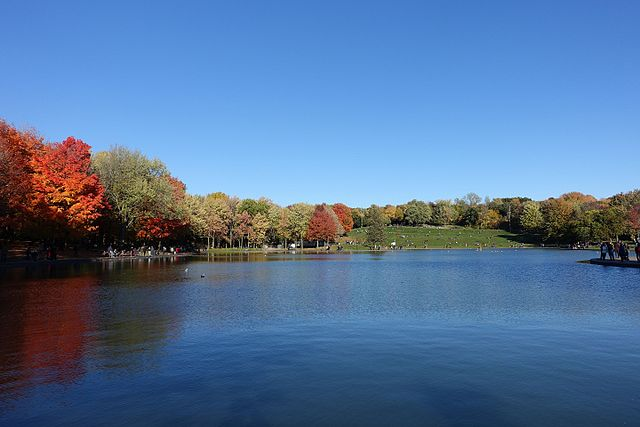
#> input picture Assignment_1/Solution_Assignment1/Image Files/Problem-5/Beaver_Lake_Montreal.jpg, 640 x 427 px, found by its file name
$ python M22MA003_Q9.py
#> lines starting #> are read from the running program, lines starting #| are printed output that depends on the picture
# -*- coding: utf-8 -*-
"""M22MA003_Q9.ipynb

Automatically generated by Colaboratory.

Original file is located at
    https://colab.research.google.com/drive/1kwc5S82hxjF3JlNz_vMFGNnjwckKTyOF
"""

import matplotlib.pyplot as plt
import cv2
import numpy as np
from pylab import rcParams
from IPython.display import Image
rcParams['figure.figsize'] =7,9
from google.colab.patches import cv2_imshow

# img = cv2.imread('Beaver_Lake_Montreal.jpg', cv2.IMREAD_GRAYSCALE)
# assert img is not None, "file could not be read, check with os.path.exists()"
# hist = cv2.calcHist([img],[0],None,[256],[0,256])
img = cv2.imread('/content/Beaver_Lake_Montreal.jpg',1)
#> img is the input picture: shape (427, 640, 3); mean B, G, R 153.7, 115.7, 84.8
histogram, bin_edges = np.histogram(img, bins=10, range=(0, 255))
#> histogram = [54413, 77749, 102231, 136603, 107057, 104060, 79895, 33757, 64413, 59662]; bin_edges = [0, 25.5, 51, 76.5, 102, 127.5, 153, 178.5, 204, 229.5, 255]
print(f"BinEdges are {bin_edges}")
#| BinEdges are [  0.   25.5  51.   76.5 102.  127.5 153.  178.5 204.  229.5 255. ]
plt.figure()
#> (this line was passed over: IPython is not available in this run)
plt.title("Grayscale Histogram")
#> (this line was passed over: IPython is not available in this run)
plt.xlabel("grayscale value")
#> (this line was passed over: IPython is not available in this run)
plt.ylabel("pixel count")
#> (this line was passed over: IPython is not available in this run)
plt.xlim([0.0, 255.0])  # <- named arguments do not work here
#> (this line was passed over: IPython is not available in this run)

plt.plot(bin_edges[0:-1], histogram)
#> (this line was passed over: IPython is not available in this run)
# plt.imshow(cv2.cvtColor(img, cv2.COLOR_BGR2RGB))

color = ('b','g','r')
# [6 lines of commented-out code are left out]
img = cv2.imread('/content/Beaver_Lake_Montreal.jpg',0)
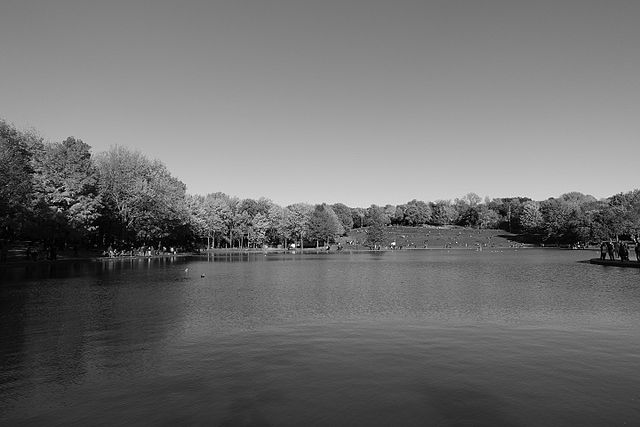
#> img: shape (427, 640); min 0, max 255, mean 110.8
img_2 = cv2.equalizeHist(img)
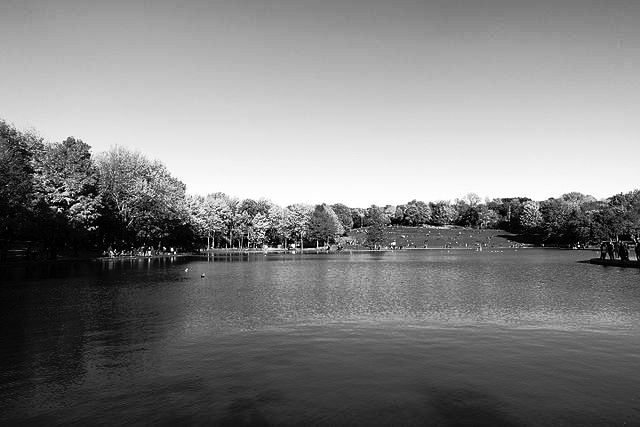
#> img_2: shape (427, 640); min 0, max 255, mean 127.8
res = np.hstack((img, img_2))
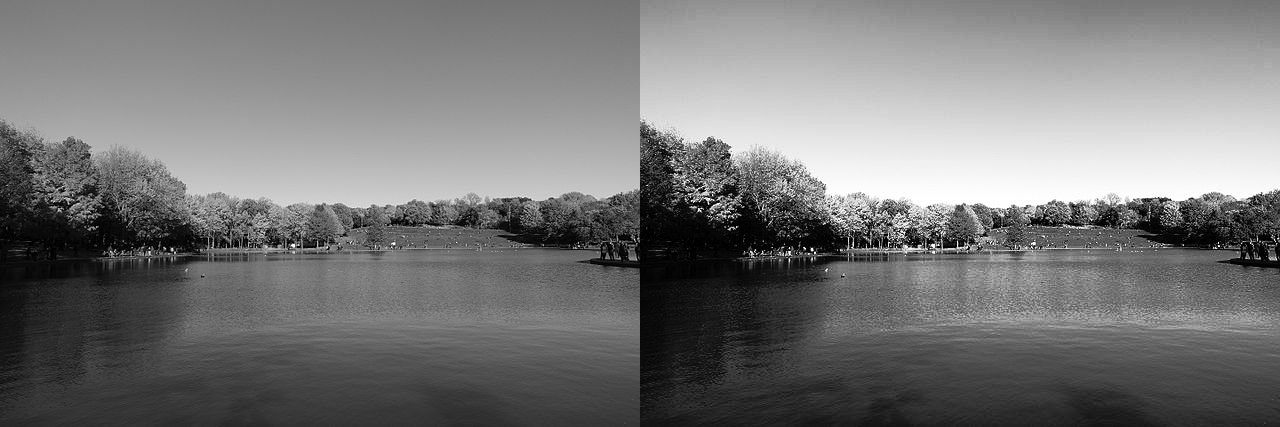
#> res: shape (427, 1280); min 0, max 255, mean 119.3
cv2_imshow(res)
# plt.imshow(cv2.cvtColor(img, cv2.COLOR_BGR2RGB))
# plt.imshow(cv2.cvtColor(res, cv2.COLOR_BGR2RGB))

$ run again, with Assignment_1/Solution_Assignment1/Image Files/Problem-5/Bodhi_Tree_Bodhgaya.jpg copied over Assignment_1/Solution_Assignment1/Image Files/Problem-5/Beaver_Lake_Montreal.jpg
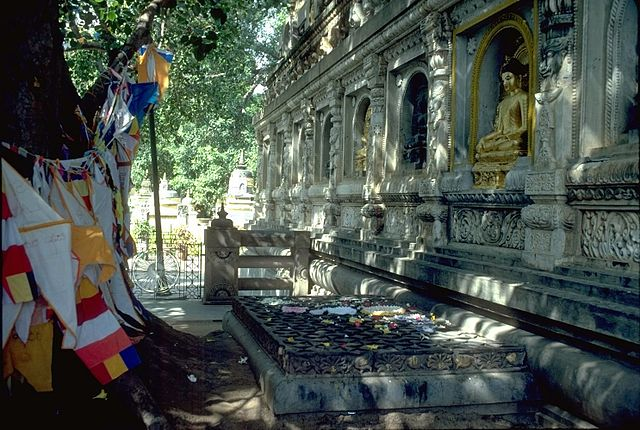
#> input picture Assignment_1/Solution_Assignment1/Image Files/Problem-5/Bodhi_Tree_Bodhgaya.jpg, 640 x 430 px, found by its file name
#> img is the input picture: shape (430, 640, 3); mean B, G, R 76, 82.9, 74.5
#> histogram = [171200, 108384, 156650, 156386, 109273, 51002, 23924, 14133, 11994, 22654]; bin_edges = [0, 25.5, 51, 76.5, 102, 127.5, 153, 178.5, 204, 229.5, 255]
#| BinEdges are [  0.   25.5  51.   76.5 102.  127.5 153.  178.5 204.  229.5 255. ]
#> img: shape (430, 640)
#> `img_2 = cv2.equalizeHist(img)`:
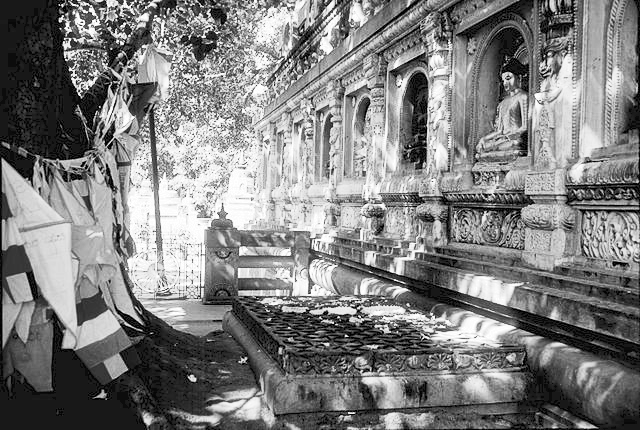
#> img_2: shape (430, 640); min 0, max 255, mean 127.3
#> `res = np.hstack((img, img_2))`:
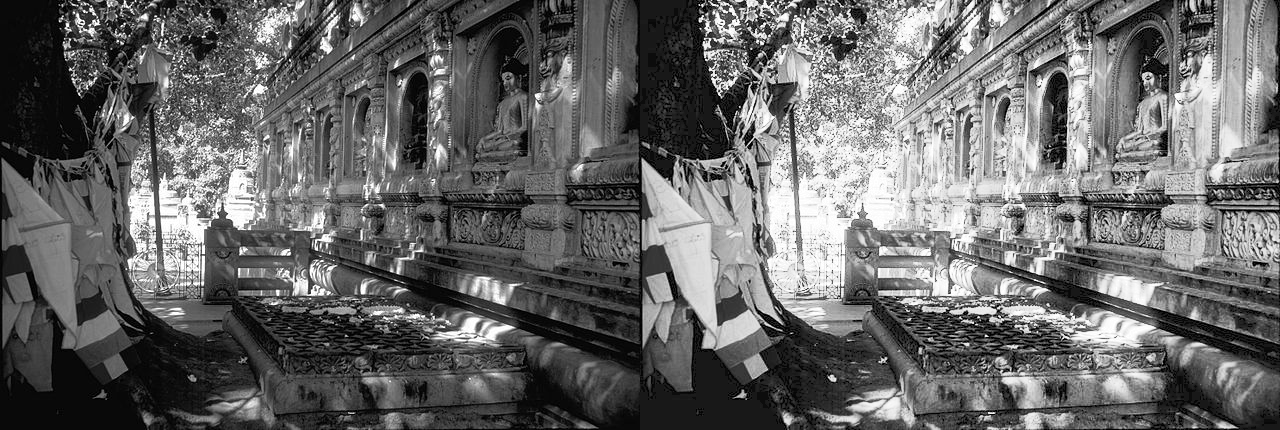
#> res: shape (430, 1280); min 0, max 255, mean 103.5
